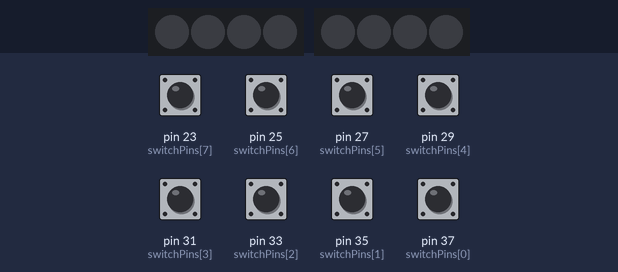
A sketch run on a simulated Arduino Mega 2560, built with avr-gcc and run on an emulated ATmega2560. Parts: 2 × 4 RGB LEDs in strip order, left to right. The inputs (shaded band) are chosen by the test bench; at power-on: pin 23 (switchPins[7]), pin 25 (switchPins[6]), pin 27 (switchPins[5]), pin 29 (switchPins[4]), pin 31 (switchPins[3]), pin 33 (switchPins[2]), pin 35 (switchPins[1]), pin 37 (switchPins[0]) HIGH.

Above: at 1.2 s.
1.3 s: pin 25 (switchPins[6]) pulled LOW for 0.15 s
At 2.6 s:
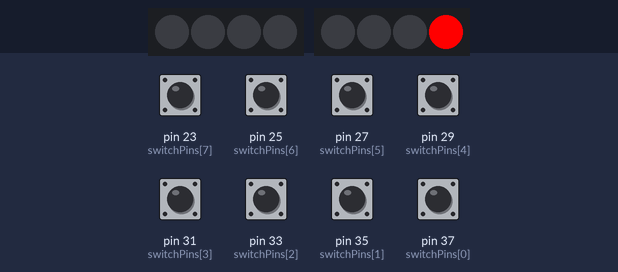
2.9 s: pin 33 (switchPins[2]) pulled LOW for 0.15 s
At 4.1 s:
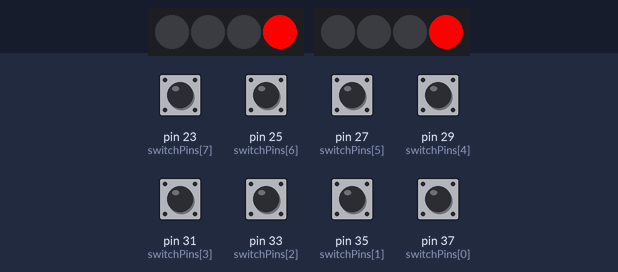
4.5 s: pin 29 (switchPins[4]) pulled LOW for 0.15 s
At 5.3 s:
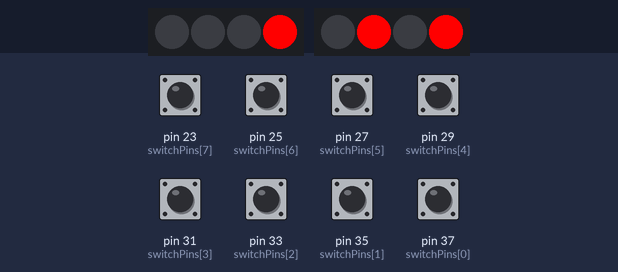
6.1 s: pin 37 (switchPins[0]) pulled LOW for 0.15 s
At 7.4 s:
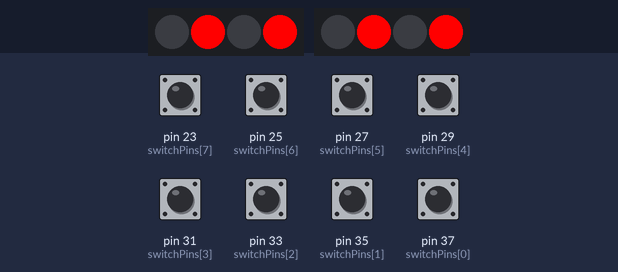
7.7 s: pin 25 (switchPins[6]) pulled LOW for 1 s
At 8.2 s:
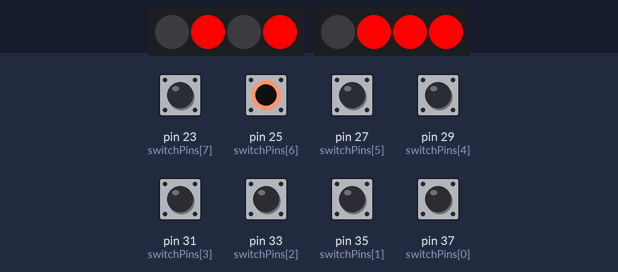
10.2 s: pin 29 (switchPins[4]) pulled LOW for 1 s
At 11.0 s:
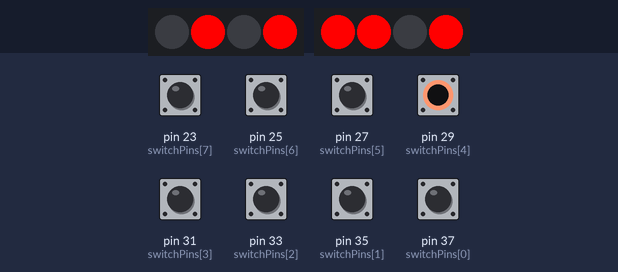
Timing chart, 0 to 13.2 s (numbered marks = the images above; inputs shaded):
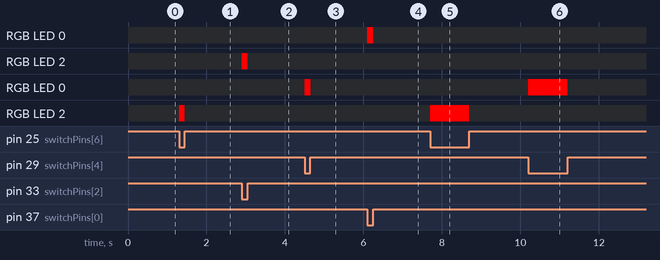

The sketch:

control_panel_leds_test.ino
```cpp
#include <Adafruit_NeoPixel.h>

#define NUM_PIXELS   4
#define NUM_SWITCHES 8
#define NUM_STRIPS   2

const int switchPins[NUM_SWITCHES] = {37,35,33,31,29,27,25,23};//{23,25,27,29,31,33,35,37};

#define LED_PIN1 38
#define LED_PIN2 39

Adafruit_NeoPixel leds[NUM_STRIPS] = {
  Adafruit_NeoPixel(NUM_PIXELS, LED_PIN1, NEO_GRB + NEO_KHZ800),
  Adafruit_NeoPixel(NUM_PIXELS, LED_PIN2, NEO_GRB + NEO_KHZ800)
};

bool ledState[NUM_SWITCHES] = {false};

void setup() {
  for (int s = 0; s < NUM_STRIPS; s++) {
    leds[s].begin();
    leds[s].clear();
    leds[s].show();
  }

  for (int i = 0; i < NUM_SWITCHES; i++) {
    pinMode(switchPins[i], INPUT_PULLUP);
  }
}

void loop() {

  // Read switches correctly
  for (int i=0; i<NUM_SWITCHES; i++) {
    ledState[i] = (digitalRead(switchPins[i]) == LOW);
  }

  // Update LEDs
  for (int i=0; i<NUM_SWITCHES; i+=2) {
    int strip = i / 4;
    int pixel = i % 4;

    if (ledState[i]) {    //check if armed
      leds[strip].setPixelColor(pixel,     leds[strip].Color(255, 0, 0));
      if (ledState[i+1]) {    //check if valve needs to be moved
        leds[strip].setPixelColor(pixel + 1, leds[strip].Color(0, 255, 0));
      } else {
        leds[strip].setPixelColor(pixel + 1, leds[strip].Color(255, 0, 0));
      }
    } else {    //or de-arm
      leds[strip].setPixelColor(pixel,     leds[strip].Color(0, 0, 0));
    }
  }

  // PUSH data to LEDs
  for (int s = 0; s < NUM_STRIPS; s++) {
    leds[s].show();
  }
}
```

Measured:
- after the input at 1.3 s, RGB LED 2: off → RGB(255, 0, 0) at once, → off 0.15 s later
- after the input at 2.9 s, RGB LED 2: off → RGB(255, 0, 0) at once, → off 0.15 s later
- after the input at 4.5 s, RGB LED 0: off → RGB(255, 0, 0) at once, → off 0.15 s later
- after the input at 6.1 s, RGB LED 0: off → RGB(255, 0, 0) at once, → off 0.15 s later
- after the input at 7.7 s, RGB LED 2: off → RGB(255, 0, 0) at once, → off 1.0 s later
- after the input at 10.2 s, RGB LED 0: off → RGB(255, 0, 0) at once, → off 1.0 s later
